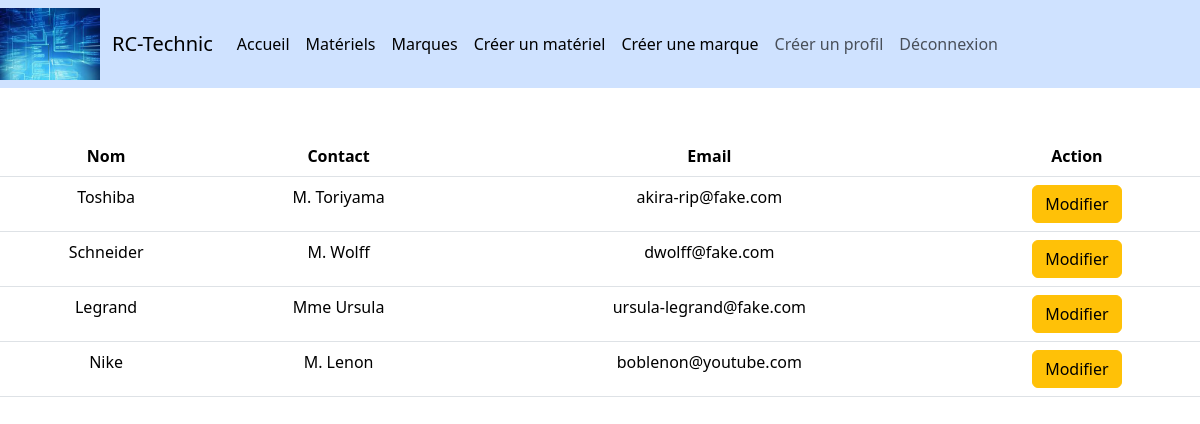
The app's page /www/liste_marques.php (signed in) with its own data.
### tables this page shows
CREATE TABLE IF NOT EXISTS `marque` (
  `id` int NOT NULL AUTO_INCREMENT,
  `nom` varchar(255) NOT NULL,
  `contact` varchar(255) NOT NULL,
  `email` varchar(255) NOT NULL,
  PRIMARY KEY (`id`)
);

### www/modeles/marques.php (called while the page is built, shortened)
<?php
function getMarques(){
    require("./inc/db.php");
    $sql="SELECT * FROM `marque`;";
    $request=$pdo->query($sql);
    $result=$request->fetchAll(PDO::FETCH_ASSOC);
    return $result;
}

### www/liste_marques.php (the view, shortened to what this page needs)
<?php
require("./partials/header.php");
require("./classes/Marques.php");
require("./modeles/marques.php");
$marques = getMarques();
?>
<main>
        <section class="text-center my-5">
            <table class="table">
                <thead>
                    <th>Nom</th>
                    <th>Contact</th>
                    <th>Email</th>
                    <th>Action</th>
                </thead>
                <tbody>
                    <?php
                    foreach($marques as $value){?>
                    <tr>
                        <td><?=$value['nom']?></td>
                        <td><?=$value['contact']?></td>
                        <td><?=$value['email']?></td>
                        <td><form action="form_marque.php"><button class="btn btn-warning" type="submit">Modifier</button></form></td>
                    </tr>
                    <?php } ?>
                </tbody>
            </table>
        </section>
    </main>
</body>
</html>

### records on screen
marque: nom "Toshiba", contact "M. Toriyama", email "akira-rip@fake.com"
marque: nom "Schneider", contact "M. Wolff", email "dwolff@fake.com"
marque: nom "Legrand", contact "Mme Ursula", email "ursula-legrand@fake.com"
marque: nom "Nike", contact "M. Lenon", email "boblenon@youtube.com"
